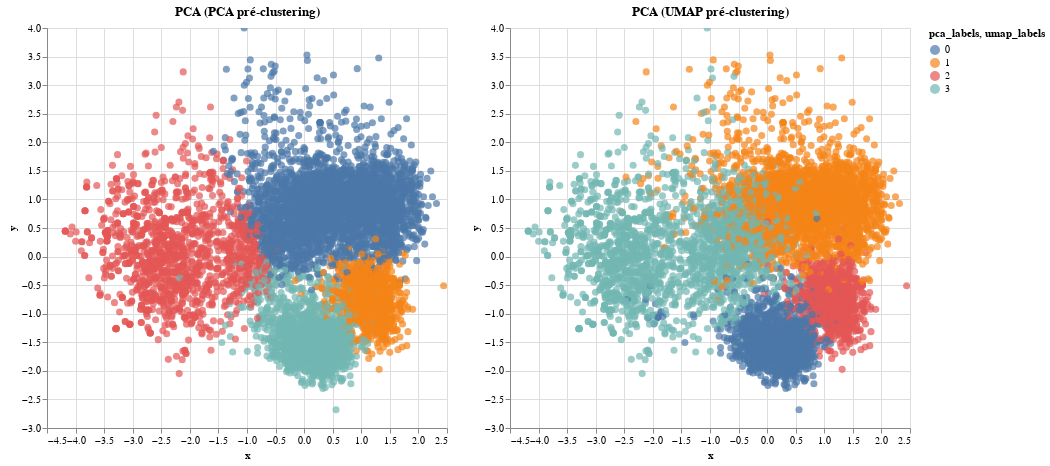

The notebook cell saved with this chart:
### Code cell
pca_chart = alt.Chart(df_pca_mean).mark_circle(size=50).encode(
    x='x:Q',
    y='y:Q',
    color='pca_labels:N',
    shape='type:N',
    tooltip=['pca_labels', 'type']
).properties(
    width=400,
    height=400,
    title="PCA (PCA pré-clustering)"
).interactive()

umap_chart = alt.Chart(df_pca_mean).mark_circle(size=50).encode(
    x='x:Q',
    y='y:Q',
    color='umap_labels:N',
    shape='type:N',
    tooltip=['umap_labels', 'type']
).properties(
    width=400,
    height=400,
    title="PCA (UMAP pré-clustering)"
).interactive()

pca_chart | umap_chart

### Figure 1 — Vega specification as saved in the notebook (floating-point values rounded to 4 significant figures; data arrays with more than 128 entries replaced by an {"elided": "..."} marker saying what was removed)
{"$schema": "https://vega.github.io/schema/vega/v5.json", "data": [{"name": "param_21_store"}, {"name": "param_22_store"}, {"name": "source_0", "values": {"elided": "7095 records"}}, {"name": "source_0_view_21_x_domain_x", "values": [{"min": -4.18, "max": 2.441}]}, {"name": "source_0_view_21_y_domain_y", "values": [{"min": -2.68, "max": 4.0}]}, {"name": "source_0_view_22_x_domain_x", "values": [{"min": -4.18, "max": 2.441}]}, {"name": "source_0_view_22_y_domain_y", "values": [{"min": -2.68, "max": 4.0}]}], "signals": [{"name": "childWidth", "value": 400}, {"name": "unit", "value": {}, "on": [{"events": "pointermove", "update": "isTuple(group()) ? group() : unit"}]}, {"name": "param_21", "update": "{\"x\": param_21_x, \"y\": param_21_y}"}, {"name": "param_21_x"}, {"name": "param_21_y"}, {"name": "param_22", "update": "{\"x\": param_22_x, \"y\": param_22_y}"}, {"name": "param_22_x"}, {"name": "param_22_y"}], "marks": [{"type": "group", "name": "view_21_group", "encode": {"update": {"width": {"signal": "childWidth"}, "height": {"signal": "height"}}}, "signals": [{"name": "param_21_x", "on": [{"events": [{"source": "view", "type": "dblclick"}], "update": "null"}, {"events": {"signal": "param_21_translate_delta"}, "update": "panLinear(param_21_translate_anchor.extent_x, -param_21_translate_delta.x / childWidth)"}, {"events": {"signal": "param_21_zoom_delta"}, "update": "zoomLinear(domain(\"view_21_x\"), param_21_zoom_anchor.x, param_21_zoom_delta)"}], "push": "outer"}, {"name": "param_21_y", "on": [{"events": [{"source": "view", "type": "dblclick"}], "update": "null"}, {"events": {"signal": "param_21_translate_delta"}, "update": "panLinear(param_21_translate_anchor.extent_y, param_21_translate_delta.y / height)"}, {"events": {"signal": "param_21_zoom_delta"}, "update": "zoomLinear(domain(\"view_21_y\"), param_21_zoom_anchor.y, param_21_zoom_delta)"}], "push": "outer"}, {"name": "param_21_tuple", "on": [{"events": [{"signal": "param_21_x || param_21_y"}], "update": "param_21_x && param_21_y ? {unit: \"view_21\", fields: param_21_tuple_fields, values: [param_21_x,param_21_y]} : null"}]}, {"name": "param_21_tuple_fields", "value": [{"field": "x", "channel": "x", "type": "R"}, {"field": "y", "channel": "y", "type": "R"}]}, {"name": "param_21_translate_anchor", "value": {}, "on": [{"events": [{"source": "scope", "type": "pointerdown"}], "update": "{x: x(unit), y: y(unit), extent_x: domain(\"view_21_x\"), extent_y: domain(\"view_21_y\")}"}]}, {"name": "param_21_translate_delta", "value": {}, "on": [{"events": [{"source": "window", "between": [{"source": "scope", "type": "pointerdown"}, {"source": "window", "type": "pointerup"}], "consume": true, "type": "pointermove"}], "update": "{x: param_21_translate_anchor.x - x(unit), y: param_21_translate_anchor.y - y(unit)}"}]}, {"name": "param_21_zoom_anchor", "on": [{"events": [{"source": "scope", "type": "wheel", "consume": true}], "update": "{x: invert(\"view_21_x\", x(unit)), y: invert(\"view_21_y\", y(unit))}"}]}, {"name": "param_21_zoom_delta", "on": [{"events": [{"source": "scope", "type": "wheel", "consume": true}], "update": "pow(1.001, event.deltaY * pow(16, event.deltaMode))", "force": true}]}, {"name": "param_21_modify", "on": [{"events": {"signal": "param_21_tuple"}, "update": "modify(\"param_21_store\", param_21_tuple, true)"}]}], "marks": [{"type": "symbol", "name": "view_21_marks", "from": {"data": "source_0"}, "encode": {"update": {"tooltip": {"signal": "{\"pca_labels\": format(datum[\"pca_labels\"], \"\"), \"type\": isValid(datum[\"type\"]) ? datum[\"type\"] : \"\"+datum[\"type\"]}"}, "x": {"field": "x", "scale": "view_21_x"}, "size": {"value": 50}, "fill": {"field": "pca_labels", "scale": "color"}, "shape": {"value": "circle"}, "opacity": {"value": 0.7}, "y": {"field": "y", "scale": "view_21_y"}}}, "clip": true, "style": ["circle"], "interactive": true}], "axes": [{"scale": "view_21_x", "tickCount": {"signal": "ceil(childWidth/40)"}, "zindex": 0, "minExtent": 0, "aria": false, "grid": true, "domain": false, "maxExtent": 0, "orient": "bottom", "labels": false, "gridScale": "view_21_y", "ticks": false}, {"scale": "view_21_y", "ticks": false, "minExtent": 0, "domain": false, "labels": false, "gridScale": "view_21_x", "tickCount": {"signal": "ceil(height/40)"}, "zindex": 0, "orient": "left", "aria": false, "grid": true, "maxExtent": 0}, {"scale": "view_21_x", "labelOverlap": true, "title": "x", "zindex": 0, "orient": "bottom", "labelFlush": true, "tickCount": {"signal": "ceil(childWidth/40)"}, "grid": false}, {"scale": "view_21_y", "zindex": 0, "orient": "left", "tickCount": {"signal": "ceil(height/40)"}, "labelOverlap": true, "grid": false, "title": "y"}], "title": {"text": "PCA (PCA pré-clustering)", "frame": "group"}, "style": "cell"}, {"type": "group", "name": "view_22_group", "encode": {"update": {"height": {"signal": "height"}, "width": {"signal": "childWidth"}}}, "signals": [{"name": "param_22_x", "on": [{"events": [{"source": "view", "type": "dblclick"}], "update": "null"}, {"events": {"signal": "param_22_translate_delta"}, "update": "panLinear(param_22_translate_anchor.extent_x, -param_22_translate_delta.x / childWidth)"}, {"events": {"signal": "param_22_zoom_delta"}, "update": "zoomLinear(domain(\"view_22_x\"), param_22_zoom_anchor.x, param_22_zoom_delta)"}], "push": "outer"}, {"name": "param_22_y", "on": [{"events": [{"source": "view", "type": "dblclick"}], "update": "null"}, {"events": {"signal": "param_22_translate_delta"}, "update": "panLinear(param_22_translate_anchor.extent_y, param_22_translate_delta.y / height)"}, {"events": {"signal": "param_22_zoom_delta"}, "update": "zoomLinear(domain(\"view_22_y\"), param_22_zoom_anchor.y, param_22_zoom_delta)"}], "push": "outer"}, {"name": "param_22_tuple", "on": [{"events": [{"signal": "param_22_x || param_22_y"}], "update": "param_22_x && param_22_y ? {unit: \"view_22\", fields: param_22_tuple_fields, values: [param_22_x,param_22_y]} : null"}]}, {"name": "param_22_tuple_fields", "value": [{"field": "x", "channel": "x", "type": "R"}, {"field": "y", "channel": "y", "type": "R"}]}, {"name": "param_22_translate_anchor", "value": {}, "on": [{"events": [{"source": "scope", "type": "pointerdown"}], "update": "{x: x(unit), y: y(unit), extent_x: domain(\"view_22_x\"), extent_y: domain(\"view_22_y\")}"}]}, {"name": "param_22_translate_delta", "value": {}, "on": [{"events": [{"source": "window", "between": [{"source": "scope", "type": "pointerdown"}, {"source": "window", "type": "pointerup"}], "type": "pointermove", "consume": true}], "update": "{x: param_22_translate_anchor.x - x(unit), y: param_22_translate_anchor.y - y(unit)}"}]}, {"name": "param_22_zoom_anchor", "on": [{"events": [{"source": "scope", "consume": true, "type": "wheel"}], "update": "{x: invert(\"view_22_x\", x(unit)), y: invert(\"view_22_y\", y(unit))}"}]}, {"name": "param_22_zoom_delta", "on": [{"events": [{"source": "scope", "consume": true, "type": "wheel"}], "update": "pow(1.001, event.deltaY * pow(16, event.deltaMode))", "force": true}]}, {"name": "param_22_modify", "on": [{"events": {"signal": "param_22_tuple"}, "update": "modify(\"param_22_store\", param_22_tuple, true)"}]}], "marks": [{"type": "symbol", "name": "view_22_marks", "from": {"data": "source_0"}, "encode": {"update": {"opacity": {"value": 0.7}, "size": {"value": 50}, "y": {"field": "y", "scale": "view_22_y"}, "x": {"field": "x", "scale": "view_22_x"}, "fill": {"field": "umap_labels", "scale": "color"}, "shape": {"value": "circle"}, "tooltip": {"signal": "{\"umap_labels\": format(datum[\"umap_labels\"], \"\"), \"type\": isValid(datum[\"type\"]) ? datum[\"type\"] : \"\"+datum[\"type\"]}"}}}, "style": ["circle"], "clip": true, "interactive": true}], "axes": [{"scale": "view_22_x", "orient": "bottom", "maxExtent": 0, "zindex": 0, "grid": true, "labels": false, "aria": false, "domain": false, "gridScale": "view_22_y", "minExtent": 0, "tickCount": {"signal": "ceil(childWidth/40)"}, "ticks": false}, {"scale": "view_22_y", "grid": true, "domain": false, "gridScale": "view_22_x", "orient": "left", "minExtent": 0, "ticks": false, "tickCount": {"signal": "ceil(height/40)"}, "zindex": 0, "labels": false, "maxExtent": 0, "aria": false}, {"scale": "view_22_x", "title": "x", "grid": false, "labelFlush": true, "tickCount": {"signal": "ceil(childWidth/40)"}, "labelOverlap": true, "zindex": 0, "orient": "bottom"}, {"scale": "view_22_y", "grid": false, "title": "y", "orient": "left", "tickCount": {"signal": "ceil(height/40)"}, "zindex": 0, "labelOverlap": true}], "title": {"text": "PCA (UMAP pré-clustering)", "frame": "group"}, "style": "cell"}], "scales": [{"name": "color", "type": "ordinal", "domain": {"data": "source_0", "fields": ["pca_labels", "umap_labels"], "sort": true}, "range": "category"}, {"name": "view_21_x", "type": "linear", "domain": [{"signal": "(data(\"source_0_view_21_x_domain_x\")[0] || {}).min"}, {"signal": "(data(\"source_0_view_21_x_domain_x\")[0] || {}).max"}], "range": [0, {"signal": "childWidth"}], "zero": true, "domainRaw": {"signal": "param_21[\"x\"]"}, "nice": true}, {"name": "view_21_y", "type": "linear", "domain": [{"signal": "(data(\"source_0_view_21_y_domain_y\")[0] || {}).min"}, {"signal": "(data(\"source_0_view_21_y_domain_y\")[0] || {}).max"}], "range": [{"signal": "height"}, 0], "nice": true, "domainRaw": {"signal": "param_21[\"y\"]"}, "zero": true}, {"name": "view_22_x", "type": "linear", "domain": [{"signal": "(data(\"source_0_view_22_x_domain_x\")[0] || {}).min"}, {"signal": "(data(\"source_0_view_22_x_domain_x\")[0] || {}).max"}], "range": [0, {"signal": "childWidth"}], "domainRaw": {"signal": "param_22[\"x\"]"}, "nice": true, "zero": true}, {"name": "view_22_y", "type": "linear", "domain": [{"signal": "(data(\"source_0_view_22_y_domain_y\")[0] || {}).min"}, {"signal": "(data(\"source_0_view_22_y_domain_y\")[0] || {}).max"}], "range": [{"signal": "height"}, 0], "nice": true, "domainRaw": {"signal": "param_22[\"y\"]"}, "zero": true}], "background": "white", "height": 400, "padding": 5, "legends": [{"fill": "color", "symbolType": "circle", "title": "pca_labels, umap_labels", "encode": {"symbols": {"update": {"opacity": {"value": 0.7}}}}}], "layout": {"padding": 20, "bounds": "full", "align": "each"}}
